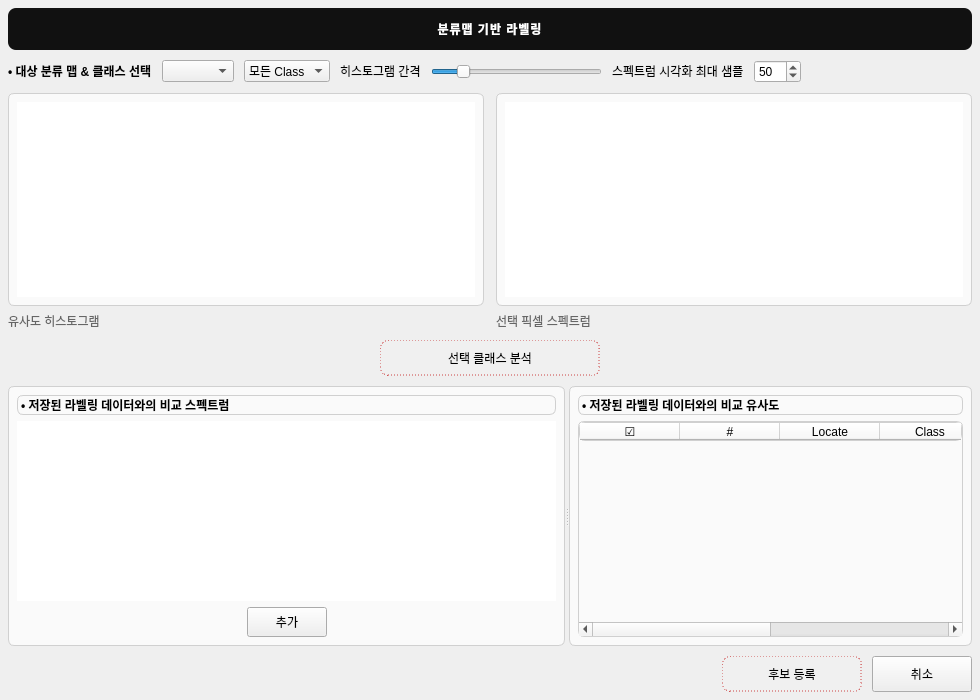
<?xml version="1.0" encoding="UTF-8"?>
<ui version="4.0">
 <class>ClassmapLabelingDialog</class>
 <widget class="QDialog" name="ClassmapLabelingDialog">
  <property name="geometry">
   <rect>
    <x>0</x><y>0</y><width>980</width><height>700</height>
   </rect>
  </property>
  <property name="minimumSize">
   <size><width>900</width><height>620</height></size>
  </property>
  <property name="windowTitle">
   <string>분류맵 기반 라벨링</string>
  </property>
  <layout class="QVBoxLayout" name="vl_root">
   <property name="spacing"><number>10</number></property>
   <property name="leftMargin"><number>8</number></property>
   <property name="topMargin"><number>8</number></property>
   <property name="rightMargin"><number>8</number></property>
   <property name="bottomMargin"><number>8</number></property>

   <!-- Header -->
   <item>
    <widget class="QLabel" name="lblHeader">
     <property name="sizePolicy">
      <sizepolicy hsizetype="Preferred" vsizetype="Fixed">
       <horstretch>0</horstretch><verstretch>0</verstretch>
      </sizepolicy>
     </property>
     <property name="styleSheet">
      <string notr="true">QLabel{background:#111;color:#fff;padding:12px;border-radius:8px;letter-spacing:1px;}</string>
     </property>
     <property name="text">
      <string>&lt;b&gt;분류맵 기반 라벨링&lt;/b&gt;</string>
     </property>
     <property name="alignment"><set>Qt::AlignCenter</set></property>
    </widget>
   </item>

   <!-- Top controls -->
   <item>
    <layout class="QHBoxLayout" name="hl_topControls">
     <property name="spacing"><number>10</number></property>

     <item>
      <widget class="QLabel" name="lblTopTitle">
       <property name="sizePolicy">
        <sizepolicy hsizetype="Minimum" vsizetype="Fixed">
         <horstretch>0</horstretch><verstretch>0</verstretch>
        </sizepolicy>
       </property>
       <property name="text"><string>• 대상 분류 맵 &amp; 클래스 선택</string></property>
       <property name="styleSheet"><string notr="true">QLabel{font-weight:600;}</string></property>
      </widget>
     </item>

     <item>
      <widget class="QComboBox" name="cmbClassmap">
       <property name="sizePolicy">
        <sizepolicy hsizetype="Preferred" vsizetype="Fixed">
         <horstretch>0</horstretch><verstretch>0</verstretch>
        </sizepolicy>
       </property>
       <property name="minimumWidth"><number>200</number></property>
      </widget>
     </item>

     <item>
      <widget class="QComboBox" name="cmbClassFilter">
       <property name="sizePolicy">
        <sizepolicy hsizetype="Preferred" vsizetype="Fixed">
         <horstretch>0</horstretch><verstretch>0</verstretch>
        </sizepolicy>
       </property>
       <property name="minimumWidth"><number>160</number></property>
       <item><property name="text"><string>모든 Class</string></property></item>
      </widget>
     </item>

     <item>
      <widget class="QLabel" name="lblBin">
       <property name="sizePolicy">
        <sizepolicy hsizetype="Minimum" vsizetype="Fixed">
         <horstretch>0</horstretch><verstretch>0</verstretch>
        </sizepolicy>
       </property>
       <property name="text"><string>히스토그램 간격</string></property>
      </widget>
     </item>
     <item>
      <widget class="QSlider" name="sldBinStep">
       <property name="orientation"><enum>Qt::Horizontal</enum></property>
       <property name="minimum"><number>5</number></property>
       <property name="maximum"><number>100</number></property>
       <property name="value"><number>20</number></property>
       <property name="toolTip"><string>히스토그램 bin 수 (5~100)</string></property>
       <property name="minimumWidth"><number>140</number></property>
      </widget>
     </item>

     <item>
      <widget class="QLabel" name="lblMaxSamples">
       <property name="sizePolicy">
        <sizepolicy hsizetype="Minimum" vsizetype="Fixed">
         <horstretch>0</horstretch><verstretch>0</verstretch>
        </sizepolicy>
       </property>
       <property name="text"><string>스펙트럼 시각화 최대 샘플</string></property>
      </widget>
     </item>
     <item>
      <widget class="QSpinBox" name="spnMaxSamples">
       <property name="sizePolicy">
        <sizepolicy hsizetype="Minimum" vsizetype="Fixed">
         <horstretch>0</horstretch><verstretch>0</verstretch>
        </sizepolicy>
       </property>
       <property name="minimum"><number>5</number></property>
       <property name="maximum"><number>500</number></property>
       <property name="value"><number>50</number></property>
       <property name="minimumWidth"><number>80</number></property>
      </widget>
     </item>

     <item>
      <spacer name="sp_top">
       <property name="orientation"><enum>Qt::Horizontal</enum></property>
       <property name="sizeHint" stdset="0"><size><width>20</width><height>20</height></size></property>
      </spacer>
     </item>
    </layout>
   </item>

   <!-- Row: Histogram + Spectrum -->
   <item>
    <layout class="QHBoxLayout" name="hl_hist_spec">
     <property name="spacing"><number>12</number></property>

     <!-- Histogram block -->
     <item>
      <layout class="QVBoxLayout" name="vl_histBlock">
       <property name="spacing"><number>6</number></property>
       <item>
        <widget class="QFrame" name="frameHist">
         <property name="sizePolicy">
          <sizepolicy hsizetype="Expanding" vsizetype="Expanding">
           <horstretch>0</horstretch><verstretch>0</verstretch>
          </sizepolicy>
         </property>
         <property name="frameShape"><enum>QFrame::StyledPanel</enum></property>
         <property name="styleSheet"><string notr="true">QFrame{background:#fafafa;border:1px solid #d0d0d0;border-radius:6px;}</string></property>
         <layout class="QVBoxLayout" name="vl_hist">
          <property name="leftMargin"><number>8</number></property>
          <property name="topMargin"><number>8</number></property>
          <property name="rightMargin"><number>8</number></property>
          <property name="bottomMargin"><number>8</number></property>
          <item>
           <widget class="QWidget" name="histWidget">
            <property name="sizePolicy">
             <sizepolicy hsizetype="Expanding" vsizetype="Expanding">
              <horstretch>0</horstretch><verstretch>0</verstretch>
             </sizepolicy>
            </property>
            <property name="minimumSize"><size><width>300</width><height>180</height></size></property>
            <property name="styleSheet"><string notr="true">QWidget{background:#ffffff;}</string></property>
           </widget>
          </item>
         </layout>
        </widget>
       </item>
       <item>
        <widget class="QLabel" name="lblHistCaption">
         <property name="sizePolicy">
          <sizepolicy hsizetype="Preferred" vsizetype="Fixed">
           <horstretch>0</horstretch><verstretch>0</verstretch>
          </sizepolicy>
         </property>
         <property name="text"><string>유사도 히스토그램</string></property>
         <property name="styleSheet"><string notr="true">QLabel{color:#666;}</string></property>
        </widget>
       </item>
      </layout>
     </item>

     <!-- Spectrum block -->
     <item>
      <layout class="QVBoxLayout" name="vl_specBlock">
       <property name="spacing"><number>6</number></property>
       <item>
        <widget class="QFrame" name="frameSpec">
         <property name="sizePolicy">
          <sizepolicy hsizetype="Expanding" vsizetype="Expanding">
           <horstretch>0</horstretch><verstretch>0</verstretch>
          </sizepolicy>
         </property>
         <property name="frameShape"><enum>QFrame::StyledPanel</enum></property>
         <property name="styleSheet"><string notr="true">QFrame{background:#fafafa;border:1px solid #d0d0d0;border-radius:6px;}</string></property>
         <layout class="QVBoxLayout" name="vl_spec">
          <property name="leftMargin"><number>8</number></property>
          <property name="topMargin"><number>8</number></property>
          <property name="rightMargin"><number>8</number></property>
          <property name="bottomMargin"><number>8</number></property>
          <item>
           <widget class="QWidget" name="spectrumWidget">
            <property name="sizePolicy">
             <sizepolicy hsizetype="Expanding" vsizetype="Expanding">
              <horstretch>0</horstretch><verstretch>0</verstretch>
             </sizepolicy>
            </property>
            <property name="minimumSize"><size><width>360</width><height>180</height></size></property>
            <property name="styleSheet"><string notr="true">QWidget{background:#ffffff;}</string></property>
           </widget>
          </item>
         </layout>
        </widget>
       </item>
       <item>
        <widget class="QLabel" name="lblSpecCaption">
         <property name="sizePolicy">
          <sizepolicy hsizetype="Preferred" vsizetype="Fixed">
           <horstretch>0</horstretch><verstretch>0</verstretch>
          </sizepolicy>
         </property>
         <property name="text"><string>선택 픽셀 스펙트럼</string></property>
         <property name="styleSheet"><string notr="true">QLabel{color:#666;}</string></property>
        </widget>
       </item>
      </layout>
     </item>
    </layout>
   </item>

   <!-- Analyze button -->
   <item>
    <layout class="QHBoxLayout" name="hl_analyze">
     <item>
      <spacer name="sp_analyze_left">
       <property name="orientation"><enum>Qt::Horizontal</enum></property>
       <property name="sizeHint" stdset="0"><size><width>40</width><height>20</height></size></property>
      </spacer>
     </item>
     <item>
      <widget class="QPushButton" name="btnAnalyzeSelectedClass">
       <property name="sizePolicy">
        <sizepolicy hsizetype="Minimum" vsizetype="Fixed">
         <horstretch>0</horstretch><verstretch>0</verstretch>
        </sizepolicy>
       </property>
       <property name="minimumSize"><size><width>220</width><height>36</height></size></property>
       <property name="styleSheet"><string notr="true">QPushButton{background:#f0f0f0;border:1px dashed #c44;border-radius:8px;} QPushButton:hover{background:#eaeaea;}</string></property>
       <property name="text"><string>선택 클래스 분석</string></property>
      </widget>
     </item>
     <item>
      <spacer name="sp_analyze_right">
       <property name="orientation"><enum>Qt::Horizontal</enum></property>
       <property name="sizeHint" stdset="0"><size><width>40</width><height>20</height></size></property>
      </spacer>
     </item>
    </layout>
   </item>

   <!-- Bottom split -->
   <item>
    <widget class="QSplitter" name="splitBottom">
     <property name="orientation"><enum>Qt::Horizontal</enum></property>

     <!-- Left compare spectrum -->
     <widget class="QFrame" name="frameCompareSpec">
      <property name="sizePolicy">
       <sizepolicy hsizetype="Expanding" vsizetype="Expanding">
        <horstretch>0</horstretch><verstretch>0</verstretch>
       </sizepolicy>
      </property>
      <property name="frameShape"><enum>QFrame::StyledPanel</enum></property>
      <property name="styleSheet"><string notr="true">QFrame{background:#fafafa;border:1px solid #d0d0d0;border-radius:6px;}</string></property>
      <layout class="QVBoxLayout" name="vl_compareSpec">
       <property name="leftMargin"><number>8</number></property>
       <property name="topMargin"><number>8</number></property>
       <property name="rightMargin"><number>8</number></property>
       <property name="bottomMargin"><number>8</number></property>
       <property name="spacing"><number>6</number></property>

       <item>
        <widget class="QLabel" name="lblCompareTitle">
         <property name="sizePolicy">
          <sizepolicy hsizetype="Preferred" vsizetype="Fixed">
           <horstretch>0</horstretch><verstretch>0</verstretch>
          </sizepolicy>
         </property>
         <property name="text"><string>• 저장된 라벨링 데이터와의 비교 스펙트럼</string></property>
         <property name="styleSheet"><string notr="true">QLabel{font-weight:600;}</string></property>
        </widget>
       </item>

       <item>
        <widget class="QWidget" name="cmpSpectrumWidget">
         <property name="sizePolicy">
          <sizepolicy hsizetype="Expanding" vsizetype="Expanding">
           <horstretch>0</horstretch><verstretch>0</verstretch>
          </sizepolicy>
         </property>
         <property name="minimumSize"><size><width>360</width><height>180</height></size></property>
         <property name="styleSheet"><string notr="true">QWidget{background:#ffffff;}</string></property>
        </widget>
       </item>

       <item>
        <layout class="QHBoxLayout" name="hl_addRow">
         <item>
          <spacer name="sp_add_left">
           <property name="orientation"><enum>Qt::Horizontal</enum></property>
           <property name="sizeHint" stdset="0"><size><width>20</width><height>20</height></size></property>
          </spacer>
         </item>
         <item>
          <widget class="QPushButton" name="btnAddSelectedToCandidates">
           <property name="sizePolicy">
            <sizepolicy hsizetype="Minimum" vsizetype="Fixed">
             <horstretch>0</horstretch><verstretch>0</verstretch>
            </sizepolicy>
           </property>
           <property name="minimumSize"><size><width>80</width><height>30</height></size></property>
           <property name="text"><string>추가</string></property>
          </widget>
         </item>
         <item>
          <spacer name="sp_add_right">
           <property name="orientation"><enum>Qt::Horizontal</enum></property>
           <property name="sizeHint" stdset="0"><size><width>20</width><height>20</height></size></property>
          </spacer>
         </item>
        </layout>
       </item>
      </layout>
     </widget>

     <!-- Right compare table -->
     <widget class="QFrame" name="frameCompareTable">
      <property name="sizePolicy">
       <sizepolicy hsizetype="Expanding" vsizetype="Expanding">
        <horstretch>0</horstretch><verstretch>0</verstretch>
       </sizepolicy>
      </property>
      <property name="frameShape"><enum>QFrame::StyledPanel</enum></property>
      <property name="styleSheet"><string notr="true">QFrame{background:#fafafa;border:1px solid #d0d0d0;border-radius:6px;}</string></property>
      <layout class="QVBoxLayout" name="vl_compareTable">
       <property name="leftMargin"><number>8</number></property>
       <property name="topMargin"><number>8</number></property>
       <property name="rightMargin"><number>8</number></property>
       <property name="bottomMargin"><number>8</number></property>
       <property name="spacing"><number>6</number></property>

       <item>
        <widget class="QLabel" name="lblCompareTableTitle">
         <property name="sizePolicy">
          <sizepolicy hsizetype="Preferred" vsizetype="Fixed">
           <horstretch>0</horstretch><verstretch>0</verstretch>
          </sizepolicy>
         </property>
         <property name="text"><string>• 저장된 라벨링 데이터와의 비교 유사도</string></property>
         <property name="styleSheet"><string notr="true">QLabel{font-weight:600;}</string></property>
        </widget>
       </item>

       <item>
        <widget class="QTableWidget" name="tableCompare">
         <property name="sizePolicy">
          <sizepolicy hsizetype="Expanding" vsizetype="Expanding">
           <horstretch>0</horstretch><verstretch>0</verstretch>
          </sizepolicy>
         </property>
         <property name="alternatingRowColors"><bool>true</bool></property>
         <property name="selectionMode"><enum>QAbstractItemView::SingleSelection</enum></property>
         <property name="selectionBehavior"><enum>QAbstractItemView::SelectRows</enum></property>
         <property name="rowCount"><number>0</number></property>
         <property name="columnCount"><number>6</number></property>
         <attribute name="horizontalHeaderStretchLastSection"><bool>true</bool></attribute>
         <column><property name="text"><string>☑</string></property></column>
         <column><property name="text"><string>#</string></property></column>
         <column><property name="text"><string>Locate</string></property></column>
         <column><property name="text"><string>Class</string></property></column>
         <column><property name="text"><string>metric</string></property></column>
         <column><property name="text"><string>value</string></property></column>
        </widget>
       </item>
      </layout>
     </widget>
    </widget>
   </item>

   <!-- Footer buttons -->
   <item>
    <layout class="QHBoxLayout" name="hl_footer">
     <item>
      <spacer name="sp_foot_left">
       <property name="orientation"><enum>Qt::Horizontal</enum></property>
       <property name="sizeHint" stdset="0"><size><width>40</width><height>20</height></size></property>
      </spacer>
     </item>
     <item>
      <widget class="QPushButton" name="btnRegisterCandidates">
       <property name="sizePolicy">
        <sizepolicy hsizetype="Minimum" vsizetype="Fixed">
         <horstretch>0</horstretch><verstretch>0</verstretch>
        </sizepolicy>
       </property>
       <property name="minimumSize"><size><width>140</width><height>36</height></size></property>
       <property name="styleSheet"><string notr="true">QPushButton{background:#f0f0f0;border:1px dashed #c44;border-radius:8px;} QPushButton:hover{background:#eaeaea;}</string></property>
       <property name="text"><string>후보 등록</string></property>
      </widget>
     </item>
     <item>
      <widget class="QPushButton" name="btnCancel">
       <property name="sizePolicy">
        <sizepolicy hsizetype="Minimum" vsizetype="Fixed">
         <horstretch>0</horstretch><verstretch>0</verstretch>
        </sizepolicy>
       </property>
       <property name="minimumSize"><size><width>100</width><height>36</height></size></property>
       <property name="text"><string>취소</string></property>
      </widget>
     </item>
    </layout>
   </item>

  </layout>
 </widget>
 <resources/>
 <connections/>
</ui>
